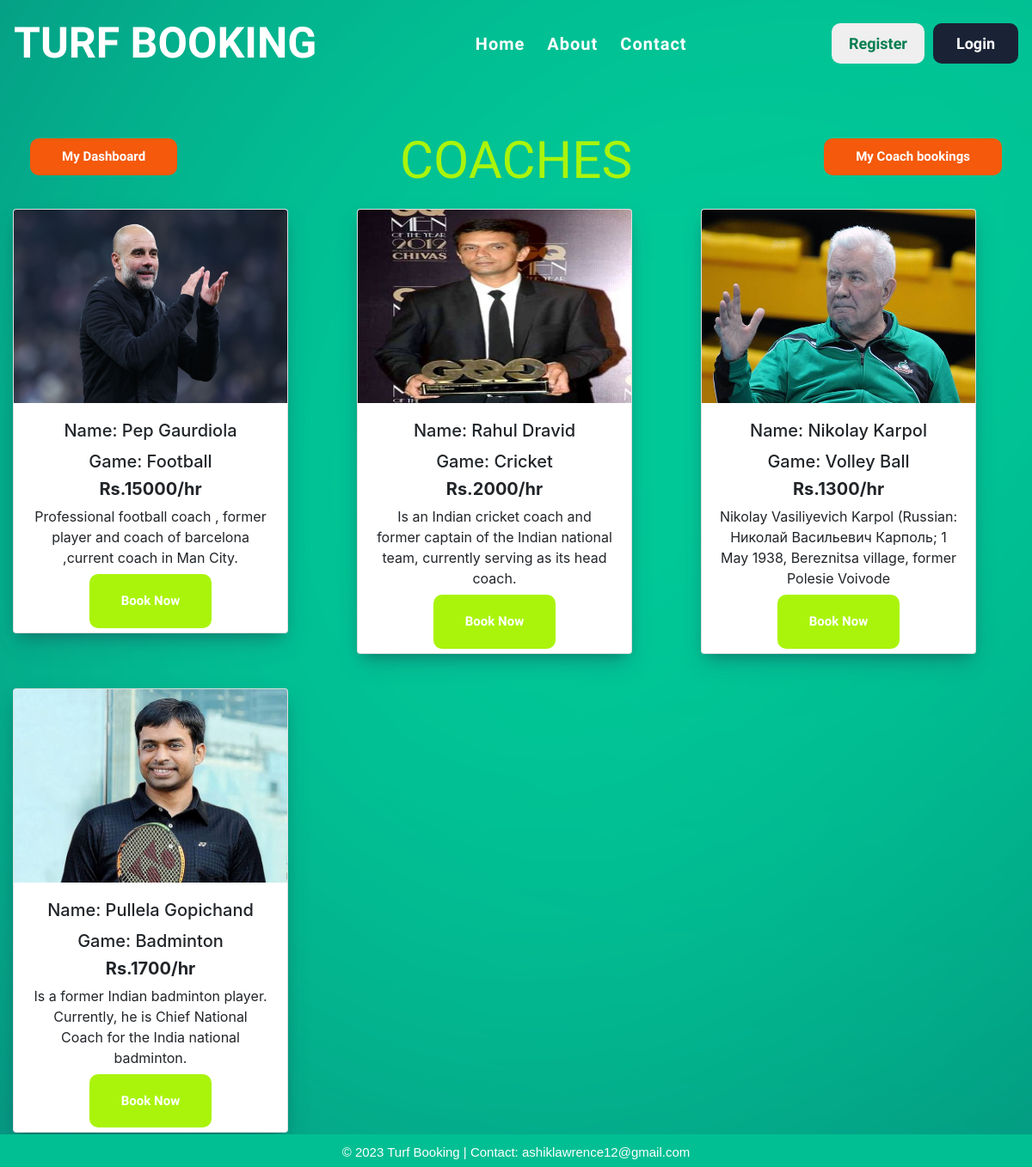
Page /coachbook on the committed database.
### app1/models.py (models this page shows)
class CoachInfos(models.Model):
    Image = models.ImageField()
    Name = models.CharField(max_length=100)
    Sports = models.CharField(max_length=50)
    Summary = models.TextField()
    Charge = models.IntegerField()
    username = models.TextField()
    password =  models.TextField()

### app1/views.py (the view)
# urls.py: path('coachbook',views.coachbook,name='coachbook'),
def coachbook(request):
    x = CoachInfos.objects.all()
    return render(request,'coachbook.html',{'coach':x})

### templates/coachbook.html (shortened to what this page needs)
{% include 'base.html' %}
{% now "Y-m-d" as current_datetime %}
<!DOCTYPE html>
{% load static %}
<html lang="en">
  <head>
    <link
      rel="stylesheet"
      href="https://cdn.jsdelivr.net/npm/bootstrap@4.0.0/dist/css/bootstrap.min.css"
    />
  </head>
  <body>
    {% block content %}
    <div class="container-fluid" id="maincont">
      <div class="row">
        <div class="col-4">
          <a href="main"><button id="btn2" class="btn" style="float: left;">My Dashboard</button></a>
        </div>
        <div class="col-4">
          <h1 style="text-align: center">COACHES</h1>
        </div>
        <div class="col-4">
          <a href="mycoachbookings"><button id="btn2" class="btn">My Coach bookings</button></a>
        </div>
      </div>
      <div class="row">
        {% for i in coach %}
        <div class="col-sm" id="cols">
        <div class="card" style="width: 20rem;">
          <img class="card-img-top" src="{{i.Image.url}}" alt="Card image cap">
          <div class="card-body" style="padding-bottom: 2px;">
            <h5 class="card-title">Name: {{i.Name}}</h5>
            <h5>Game: {{i.Sports}}</h5>
            <h5 style="font-weight: bold;">Rs.{{i.Charge}}/hr</h5>
           <p class="card-text">{{i.Summary}}</p>
          </div>
          <form action="coachbooking" method="post">
            <button action="submit" id="btn1" class="btn">Book Now</button>
          </form>
        </div>
      </div>
        {% endfor %}
      </div>
      </div>
    {% endblock %}
  </body>
</html>

### rows in the picture
CoachInfos: Image (picture), Name "Pep Gaurdiola", Sports "Football", Charge "15000", Summary "Professional football coach , former player and coach of barcelona ,current coach in Man City."
CoachInfos: Image (picture), Name "Rahul Dravid", Sports "Cricket", Charge "2000", Summary "Is an Indian cricket coach and former captain of the Indian national team, currently serving as its head coach."
CoachInfos: Image (picture), Name "Nikolay Karpol", Sports "Volley Ball", Charge "1300", Summary "Nikolay Vasiliyevich Karpol (Russian: Николай Васильевич Карполь; 1 May 1938, Bereznitsa village, former Polesie Voivode"
CoachInfos: Image (picture), Name "Pullela Gopichand", Sports "Badminton", Charge "1700", Summary "Is a former Indian badminton player. Currently, he is Chief National Coach for the India national badminton."
